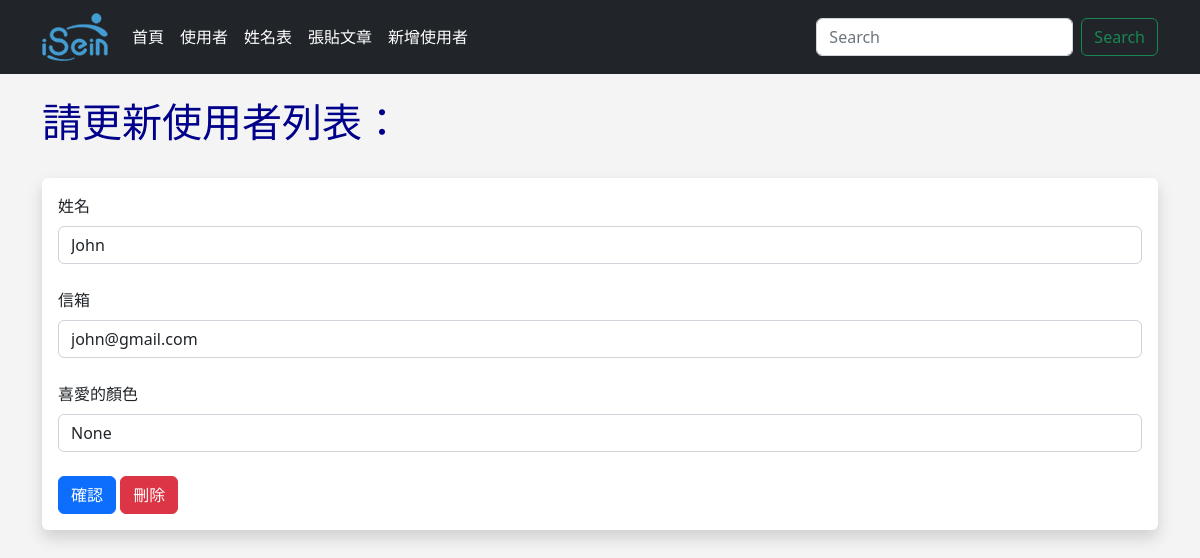
Screenshot of /update/2 with the database file from the repository.
### app.py (models this page shows, shortened)
class Users(db.Model):
    id = db.Column(db.Integer, primary_key=True)
    name = db.Column(db.String(200), nullable=False)
    email = db.Column(db.String(200), nullable=False, unique=True)
    favorite_color = db.Column(db.String(120))
    password_hash = db.Column(db.String(128))
    date_added = db.Column(db.DateTime, default=datetime.utcnow)
    @property
    def password(self):
        raise AttributeError("哈希屬性不可讀取！")

### app.py (the view)
@app.route('/update/<int:id>', methods=['GET', 'POST'])
def update(id):
    form=UserForm()
    name_to_update=Users.query.get_or_404(id)
    if request.method == 'POST':
        name_to_update.name=request.form['name']
        name_to_update.email=request.form['email']
        name_to_update.favorite_color=request.form['favorite_color']
        try:
            db.session.commit()
            flash('使用者已成功更新')
            return render_template('update.html',
                form=form,
                name_to_update=name_to_update
                )
        except:
            flash("看來有些問題，請再試試！")
            return render_template("update.html",
                form=form,
                name_to_update=name_to_update
                )
    else:
        return render_template("update.html",
            form=form,
            name_to_update=name_to_update,
            id=id)

### app.py
class UserForm(FlaskForm):
    name = StringField("姓名", validators=[DataRequired()])
    email = StringField("信箱", validators=[DataRequired()])
    favorite_color = StringField("喜愛的顏色")
    password_hash = PasswordField('請輸入密碼',
        validators=[DataRequired(),
        EqualTo('password_hash2', message='密碼必須匹配')])
    password_hash2 = PasswordField('請再次輸入密碼', validators=[DataRequired()])
    submit = SubmitField("確認")

### templates/update.html (shortened to what this page needs)
{% extends 'base.html' %}
{% block content %}
    {% if name %}
        <h1>使用者更新</h1>
        <br/><br/><br/>
        <table class="table table-hover table-bordered table-striped">
            {% for our_user in our_users %}
                <tr>
                    <td>{{ our_user.id }}. {{ our_user.name }} - {{ our_user.email }} - {{ our_user.favorite_color }}</td>
                </tr>
            {% endfor %}
        </table>
    {% else %}
        <h1>請更新使用者列表：</h1>
        <br/>
        <div class="shadow p-3 mb-5 bg-body rounded">
            <form action="/update/{{ name_to_update.id }}" method="POST">
                {{ form.name.label(class="form-label") }}
                {{ form.name(class="form-control", value=name_to_update.name) }}
                <br/>
                {{ form.email.label(class="form-label") }}
                {{ form.email(class="form-control", value=name_to_update.email) }}
                <br/>
                {{ form.favorite_color.label(class="form-label") }}
                {{ form.favorite_color(class="form-control", value=name_to_update.favorite_color) }}
                <br/>
                {{ form.submit(class="btn btn-primary") }}
                <a href="{{ url_for('delete', id=id) }}" class="btn btn-danger">刪除</a>
            </form>
        </div>
    <br/><br/><br/>
    {% endif %}
{% endblock %}

### static/css/style.css (style rules this page uses)
h1 { color: darkblue; font-size:40px; }
body { background: #f4f4f4f0; }

### rows the page displays
Users: name "John", email "john@gmail.com", favorite_color "None"
